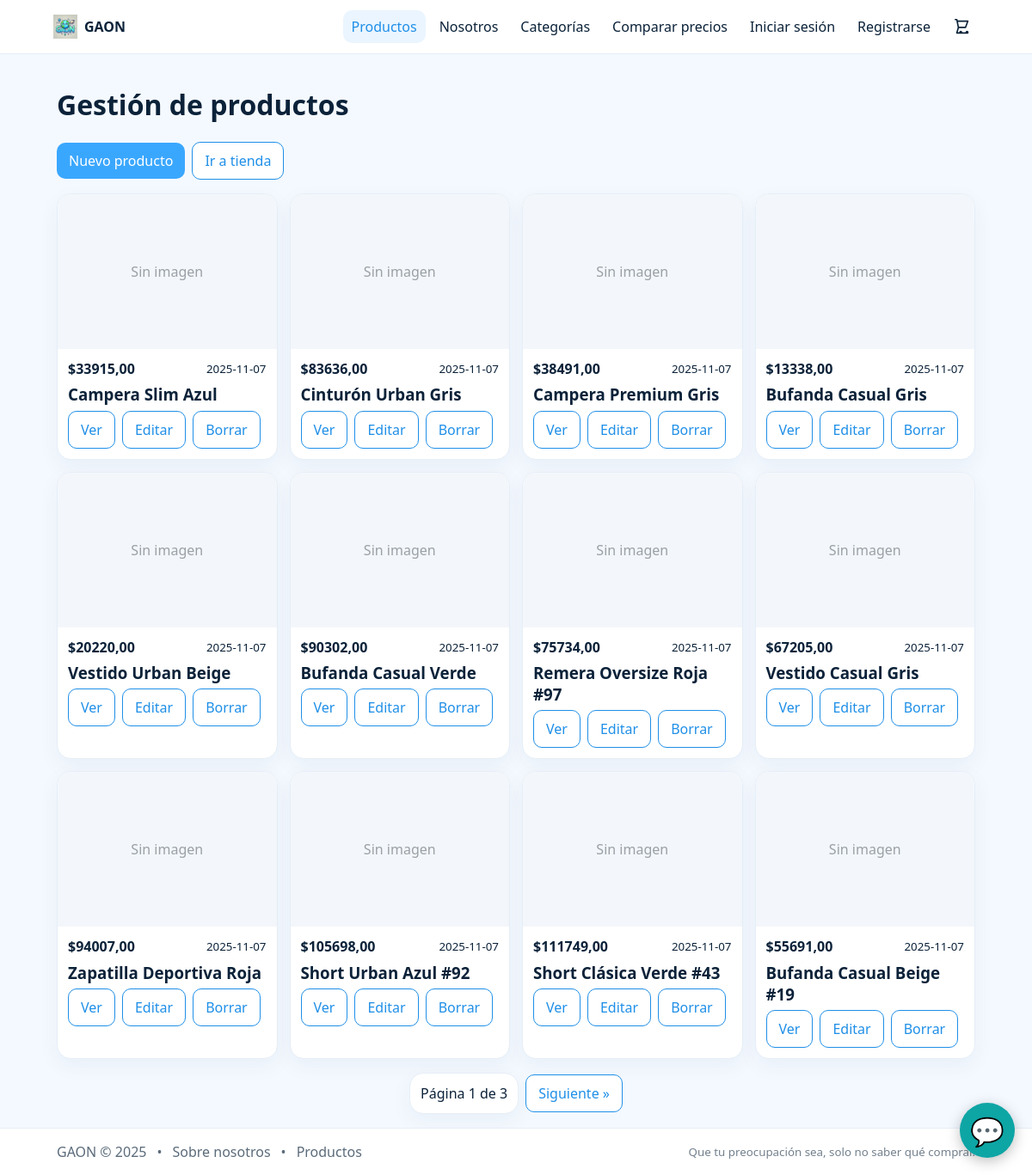
The page /products/manage/ (signed in) on the database its author committed.
### products/models.py (models this page shows, shortened)
class Product(models.Model):
    user = models.ForeignKey(
        settings.AUTH_USER_MODEL,
        on_delete=models.CASCADE,
        null=True,
        blank=True,
        related_name="products",
    )
    category = models.ForeignKey(Category, on_delete=models.SET_NULL, null=True, blank=True)
    nombre = models.CharField(max_length=100)
    precio = models.DecimalField(max_digits=10, decimal_places=2)
    descripcion = models.TextField(blank=True)
    stock = models.IntegerField(default=0)
    imagen = models.ImageField(upload_to=product_upload_to, blank=True, null=True)
    image_url = models.URLField(blank=True)  # ⬅️ clave para usar imágenes reales de FakeStore
    activo = models.BooleanField(default=True)
    creado_en = models.DateTimeField(auto_now_add=True)
    class Meta:
        ordering = ["-creado_en"]

### products/web_views.py (the view)
# urls.py: path("manage/", web_views.my_products, name="product-manage"),
@login_required
def my_products(request):
    qs = Product.objects.all().order_by("-creado_en")
    if not _is_staff(request.user):
        qs = qs.filter(user=request.user)
    paginator = Paginator(qs, 12)
    page_obj = paginator.get_page(request.GET.get("page"))
    return render(request, "products/manage_list.html", {"page_obj": page_obj})

### products/web_views.py (called while the page is built)
def _is_staff(user) -> bool:
    return bool(user.is_staff or user.is_superuser)

### templates/products/manage_list.html (shortened to what this page needs)
{% extends "base.html" %}
{% block content %}
<h1>Gestión de productos</h1>
<div class="row" style="gap:8px;margin-bottom:12px">
  <a class="btn" href="/products/manage/new/">Nuevo producto</a>
  <a class="btn outline" href="/products/">Ir a tienda</a>
</div>
{% if page_obj.object_list %}
  <div class="grid">
    {% for p in page_obj.object_list %}
      <div class="card">
        <div class="imgbox">
          {% if p.imagen %}
            <img src="{{ p.imagen.url }}" alt="{{ p.nombre }}">
          {% else %}
            <div class="ph">Sin imagen</div>
          {% endif %}
        </div>
        <div class="pad">
          <div class="row" style="justify-content:space-between">
            <div class="price">${{ p.precio }}</div>
            <small>{{ p.creado_en|date:"Y-m-d" }}</small>
          </div>
          <h3 style="margin:.4rem 0">{{ p.nombre }}</h3>
          <div class="row" style="gap:8px;flex-wrap:wrap">
            <a class="btn outline" href="/products/{{ p.id }}/">Ver</a>
            <a class="btn outline" href="/products/manage/{{ p.id }}/edit/">Editar</a>
            <a class="btn outline" href="/products/manage/{{ p.id }}/delete/">Borrar</a>
          </div>
        </div>
      </div>
    {% endfor %}
  </div>
  <div class="row" style="justify-content:center;gap:8px;margin-top:12px">
    <span class="card pad">Página {{ page_obj.number }} de {{ page_obj.paginator.num_pages }}</span>
    {% if page_obj.has_next %}
      <a class="btn outline" href="?page={{ page_obj.next_page_number }}">Siguiente »</a>
    {% endif %}
  </div>
{% else %}
  <div class="card pad">No tenés productos aún.</div>
{% endif %}
{% endblock %}

### templates/base.html (style rules this page uses)
:root { --fg:#0b2239; --muted:#5b6b7a; --border:#e6eef7; --card:#ffffff; --bg:#f4f9ff; --brand:#3aa7ff; --brand-600:#1f8fe7; --brand-50:#eaf5ff; --ok:#16a085; --err:#c0392b; }
* { box-sizing:border-box }
html,body { height:100% }
body { margin:0; font-family: system-ui,Segoe UI,Roboto,Arial; color:var(--fg); display:flex; flex-direction:column; min-height:100vh; background:var(--bg); }
.row { display:flex; align-items:center; gap:10px }
a { color:inherit; text-decoration:none }
.btn { background:var(--brand); color:#fff; border:0; border-radius:10px; padding:10px 14px; cursor:pointer }
.btn.outline { background:#fff;color:var(--brand-600);border:1px solid var(--brand-600) }
.grid { display:grid;grid-template-columns:repeat(auto-fill,minmax(240px,1fr));gap:14px;margin:16px 0 }
.card { background:var(--card); border:1px solid var(--border); border-radius:16px; overflow:hidden; box-shadow:0 8px 24px rgba(28,66,104,.05) }
.pad { padding:12px }
.price { font-weight:700 }
.imgbox { width:100%;height:180px;background:#f3f7fb;display:flex;align-items:center;justify-content:center }
.imgbox .ph { display:flex;flex-direction:column;align-items:center;gap:6px;color:#9aa0a6 }

### rows shown on the page
Product: imagen "Sin imagen", precio "33915,00", creado_en "2025-11-07", nombre "Campera Slim Azul"
Product: imagen "Sin imagen", precio "83636,00", creado_en "2025-11-07", nombre "Cinturón Urban Gris"
Product: imagen "Sin imagen", precio "38491,00", creado_en "2025-11-07", nombre "Campera Premium Gris"
Product: imagen "Sin imagen", precio "13338,00", creado_en "2025-11-07", nombre "Bufanda Casual Gris"
Product: imagen "Sin imagen", precio "20220,00", creado_en "2025-11-07", nombre "Vestido Urban Beige"
Product: imagen "Sin imagen", precio "90302,00", creado_en "2025-11-07", nombre "Bufanda Casual Verde"
Product: imagen "Sin imagen", precio "75734,00", creado_en "2025-11-07", nombre "Remera Oversize Roja #97"
Product: imagen "Sin imagen", precio "67205,00", creado_en "2025-11-07", nombre "Vestido Casual Gris"
Product: imagen "Sin imagen", precio "94007,00", creado_en "2025-11-07", nombre "Zapatilla Deportiva Roja"
Product: imagen "Sin imagen", precio "105698,00", creado_en "2025-11-07", nombre "Short Urban Azul #92"
Product: imagen "Sin imagen", precio "111749,00", creado_en "2025-11-07", nombre "Short Clásica Verde #43"
Product: imagen "Sin imagen", precio "55691,00", creado_en "2025-11-07", nombre "Bufanda Casual Beige #19"

### other values the page prints
{{ page_obj.number }} "1"
{{ page_obj.paginator.num_pages }} "3"
